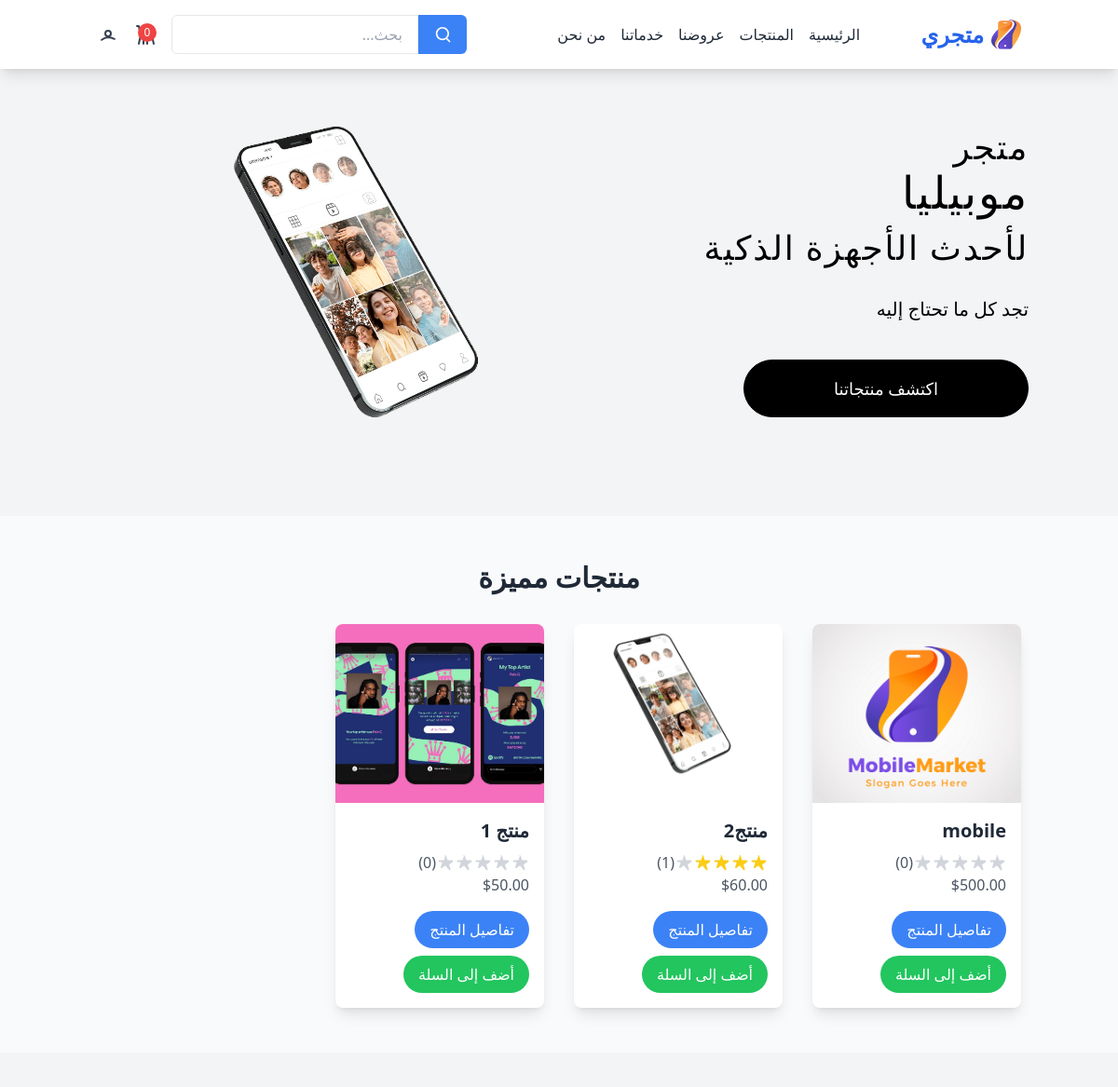
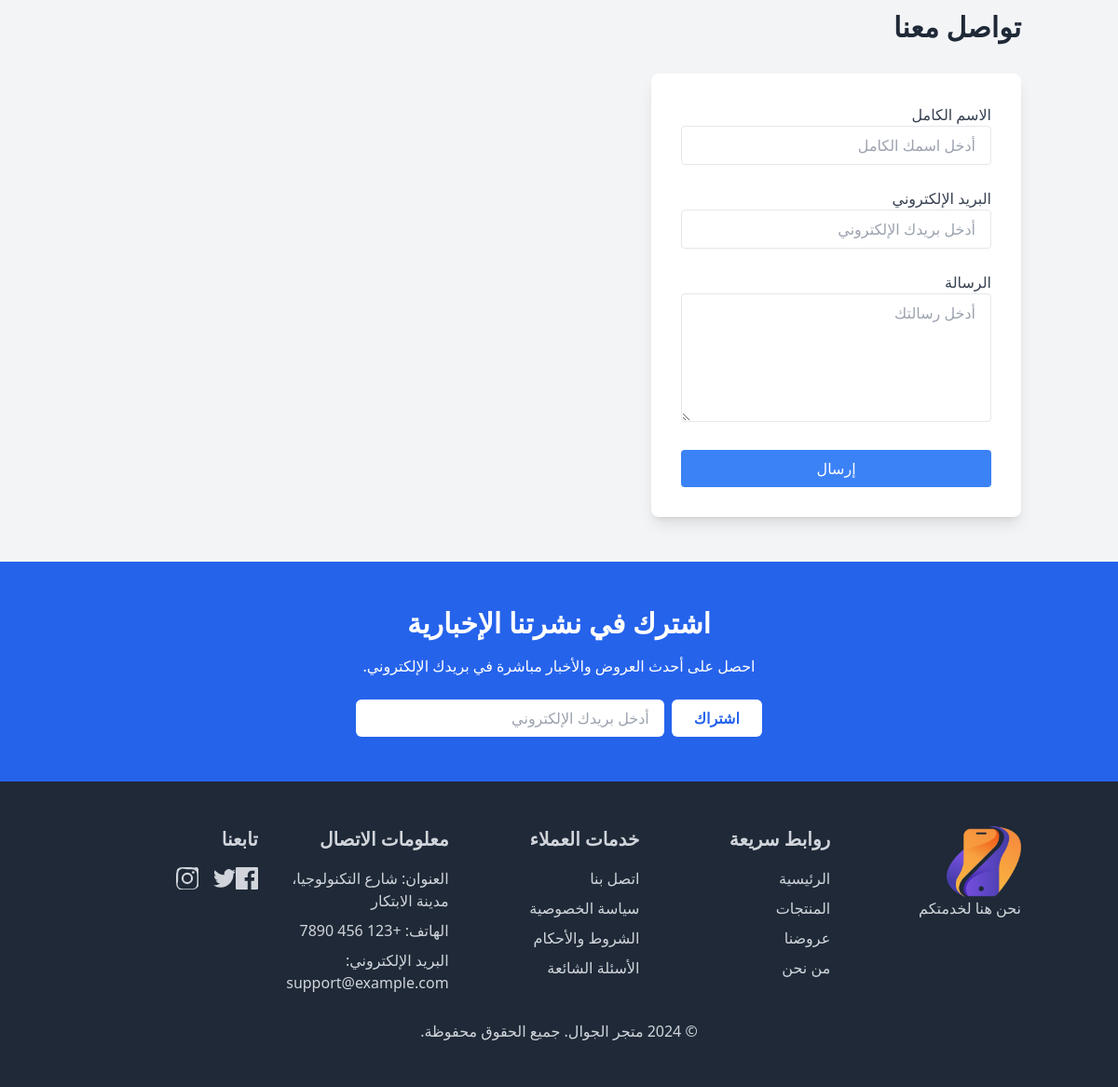
The page / on the database its author committed (2 pictures, top to bottom).
### tables this page shows
CREATE TABLE `products` (
  `id` int NOT NULL,
  `category_id` int NOT NULL,
  `name` varchar(255) NOT NULL,
  `description` text,
  `price` decimal(10,2) NOT NULL,
  `image_url` varchar(255) DEFAULT NULL,
  `stock` int DEFAULT '0',
  `created_at` timestamp NULL DEFAULT CURRENT_TIMESTAMP
);

### index.php (the view, shortened to what this page needs)
<?php
require 'config.php';
$stmt = $conn->prepare("
    SELECT
        p.id,
        p.name,
        p.description,
        p.price,
        p.image_url,
        COALESCE(AVG(r.rating), 0) AS average_rating,
        COUNT(r.id) AS rating_count
    FROM
        products p
    LEFT JOIN
        ratings r ON p.id = r.product_id
    GROUP BY
        p.id
    ORDER BY
        p.created_at DESC
");
$stmt->execute();
$result = $stmt->get_result();
$products = $result->fetch_all(MYSQLI_ASSOC);
?>
 <!DOCTYPE html>
<html lang="ar" dir="rtl">
<head>
  <script src="https://cdn.tailwindcss.com"></script>
  <link rel="stylesheet" href="https://unpkg.com/swiper/swiper-bundle.min.css" />
</head>
<body class="bg-gray-100 text-gray-800">
  <?php include 'navbar.php'; ?>
  <div
            class="content mx-auto px-6 lg:px-24 py-5 lg:py-10 md:py-5 flex-col-reverse md:flex-row flex justify-between">
            <div class="left">
                 <h1
                    class="text-black text-center md:text-start tracking-normal md:tracking-wider mt-5 font-Poppins-bold text-2xl md:text-3xl lg:text-4xl leading-normal md:leading-[2rem] lg:leading-[3rem]">
                    متجر
                    <span class="block mb-3 text-3xl lg:text-5xl xl:text-6xl md:text-4xl leading-[4rem]">
                        موبيليا
                    </span>
                    لأحدث الأجهزة الذكية
                </h1>
                <p class="mt-7 text-center md:text-start text-black text-xl text-wrap w-full md:w-80 lg:w-96">
                    تجد كل ما تحتاج إليه
                </p>
                <div class="mt-10 justify-center flex align-middle lg:gap-6 md:gap-4 gap-2">
                    <a href="product.php"
                        class="btn rounded-full border border-black hover:text-black hover:bg-transparent transition ease-in-out delay-100 text-white bg-black lg:py-4 md:py-3 py-1 lg:px-24 md:px-16 px-10 lg:text-lg md:text-base text-sm">
                        اكتشف منتجاتنا
                    </a>
                    <button type="button" id="openModalButton"><img src="/images/icons8-circled-play-48.png"
                            class="border border-transparent rounded-full transition ease-in-out delay-100 hover:border-black md:w-16 w-10"
                            alt="" /></button>
                </div>
            </div>
            <div class="right">
                <img src="assetes/images/mobile.png" class="end-2/4 float-animation" />
            </div>
        </div>
  <section class="py-12 bg-gray-50">
    <div class="container mx-auto px-4">
      <h2 class="text-3xl font-bold text-center mb-8">منتجات مميزة</h2>
      <div class="grid grid-cols-1 sm:grid-cols-2 md:grid-cols-3 lg:grid-cols-4 gap-8">
        <?php if (!empty($products)): ?>
          <?php foreach ($products as $product): ?>
            <div class="bg-white rounded-lg shadow-lg overflow-hidden transform hover:scale-105 transition-transform duration-300">
              <img src="<?php echo htmlspecialchars($product['image_url']); ?>" alt="<?php echo htmlspecialchars($product['name']); ?>" class="w-full h-48 object-cover">
              <div class="p-4">
                <h3 class="text-xl font-semibold mb-2"><?php echo htmlspecialchars($product['name']); ?></h3>
                <div class="flex items-center mt-2">
                  <span class="text-gray-600 ml-2">(<?php echo $product['rating_count']; ?>)</span>
                </div>
                <p class="text-gray-600 mb-4">$<?php echo number_format($product['price'], 2); ?></p>
                <a href="product_details.php?id=<?php echo $product['id']; ?>" class="bg-blue-500 text-white px-4 py-2 rounded-full inline-block">تفاصيل المنتج</a>
                <a href="add_to_cart.php?id=<?php echo $product['id']; ?>" class="bg-green-500 text-white px-4 py-2 rounded-full inline-block mt-2">أضف إلى السلة</a>
              </div>
            </div>
          <?php endforeach; ?>
        <?php else: ?>
          <p class="text-center col-span-4">لا توجد منتجات متاحة حالياً.</p>
        <?php endif; ?>
      </div>
    </div>
  </section>
  <section class="py-12 bg-gray-100">
    <div class="container mx-auto px-4">
      <h2 class="text-3xl font-bold text-right mb-8">تواصل معنا</h2>
      <div class="flex justify-between">
        <div class="bg-white p-8 rounded-lg shadow-lg w-2/5">
          <form method="POST" action="contact_process.php" enctype="multipart/form-data" class="space-y-6">
            <div>
              <label class="block text-gray-700">الاسم الكامل</label>
              <input type="text" name="name" class="w-full px-4 py-2 border rounded" placeholder="أدخل اسمك الكامل" required>
            </div>
            <div>
              <label class="block text-gray-700">البريد الإلكتروني</label>
              <input type="email" name="email" class="w-full px-4 py-2 border rounded" placeholder="أدخل بريدك الإلكتروني" required>
            </div>
            <div>
              <label class="block text-gray-700">الرسالة</label>
              <textarea name="message" class="w-full px-4 py-2 border rounded" placeholder="أدخل رسالتك" rows="5" required></textarea>
            </div>
            <button type="submit" class="w-full bg-blue-500 text-white px-4 py-2 rounded hover:bg-blue-600">إرسال</button>
          </form>
        </div>
        <div class="w-2/5">
        </div>
      </div>
    </div>
  </section>
  <section class="py-12 bg-blue-600 text-white">
    <div class="container mx-auto px-4 text-center">
      <h2 class="text-3xl font-bold mb-4">اشترك في نشرتنا الإخبارية</h2>
      <p class="mb-6">احصل على أحدث العروض والأخبار مباشرة في بريدك الإلكتروني.</p>
      <form action="subscribe.php" method="POST" class="flex flex-col sm:flex-row justify-center items-center">
        <button type="submit" class="mt-4 sm:mt-0 sm:ml-2 bg-white text-blue-600 px-6 py-2 rounded-md font-semibold">اشتراك</button>
        <input type="email" name="email" required placeholder="أدخل بريدك الإلكتروني" class="w-full sm:w-1/3 px-4 py-2 rounded-md text-gray-800">
      </form>
    </div>
  </section>
  <?php include 'footer.php'; ?>
</body>
</html>

### index.php (style rules this page uses)
.float-animation { animation: float 2s infinite; }

### rows shown on the page
products: image_url (picture), name "mobile", rating_count "0", price "500.00"
products: image_url (picture), name "منتج2", rating_count "1", price "60.00"
products: image_url (picture), name "منتج 1", rating_count "0", price "50.00"

### other values the page prints
$cart_count "0"
